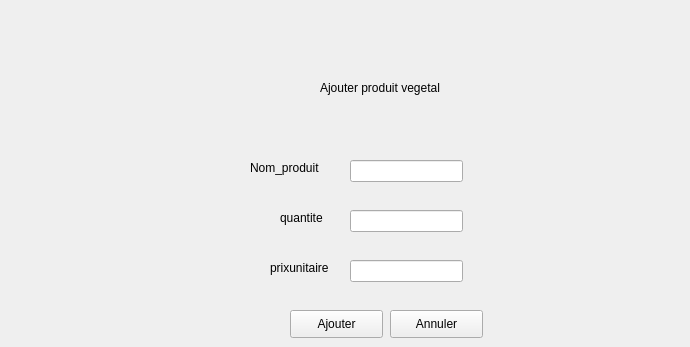
    <widget class="QWidget" name="page_5">
     <widget class="QPushButton" name="ajouterproduitv_2">
      <property name="geometry">
       <rect>
        <x>290</x>
        <y>310</y>
        <width>93</width>
        <height>28</height>
       </rect>
      </property>
      <property name="text">
       <string>Ajouter</string>
      </property>
     </widget>
     <widget class="QLabel" name="label_19">
      <property name="geometry">
       <rect>
        <x>250</x>
        <y>160</y>
        <width>91</width>
        <height>16</height>
       </rect>
      </property>
      <property name="text">
       <string>Nom_produit</string>
      </property>
     </widget>
     <widget class="QLabel" name="label_21">
      <property name="geometry">
       <rect>
        <x>280</x>
        <y>210</y>
        <width>56</width>
        <height>16</height>
       </rect>
      </property>
      <property name="text">
       <string>quantite</string>
      </property>
     </widget>
     <widget class="QLabel" name="label_22">
      <property name="geometry">
       <rect>
        <x>270</x>
        <y>260</y>
        <width>71</width>
        <height>16</height>
       </rect>
      </property>
      <property name="text">
       <string>prixunitaire</string>
      </property>
     </widget>
     <widget class="QLineEdit" name="inomproduitv">
      <property name="geometry">
       <rect>
        <x>350</x>
        <y>160</y>
        <width>113</width>
        <height>22</height>
       </rect>
      </property>
     </widget>
     <widget class="QLineEdit" name="iquantite">
      <property name="geometry">
       <rect>
        <x>350</x>
        <y>210</y>
        <width>113</width>
        <height>22</height>
       </rect>
      </property>
     </widget>
     <widget class="QLineEdit" name="iprixunitaire">
      <property name="geometry">
       <rect>
        <x>350</x>
        <y>260</y>
        <width>113</width>
        <height>22</height>
       </rect>
      </property>
     </widget>
     <widget class="QLabel" name="label_27">
      <property name="geometry">
       <rect>
        <x>320</x>
        <y>80</y>
        <width>361</width>
        <height>16</height>
       </rect>
      </property>
      <property name="text">
       <string>Ajouter produit vegetal</string>
      </property>
     </widget>
     <widget class="QPushButton" name="annulerajouterproduitv">
      <property name="geometry">
       <rect>
        <x>390</x>
        <y>310</y>
        <width>93</width>
        <height>28</height>
       </rect>
      </property>
      <property name="text">
       <string>Annuler</string>
      </property>
     </widget>
    </widget>
